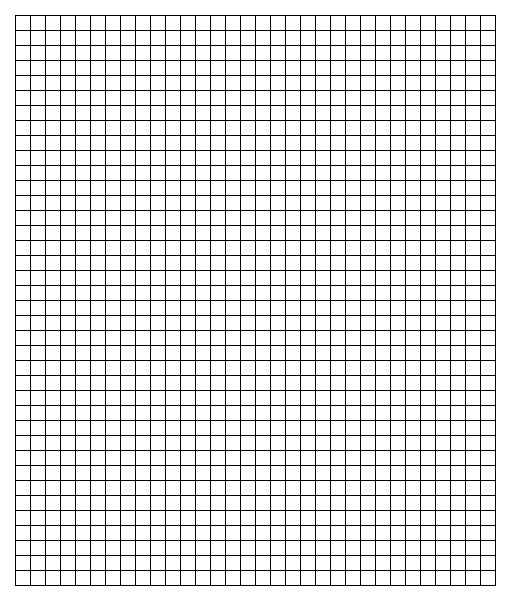
Frame 1 (no input)
Frame 60 (the mouse pressed at the canvas centre just before this capture): identical to frame 1, image omitted
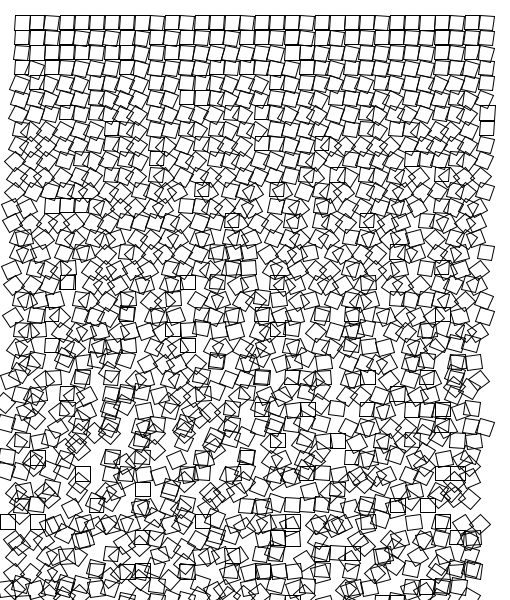
Frame 120 (the mouse held since frame 60 and released just before this capture)

The Processing sketch that drew these frames (run headless with seeded random() and noise(); from frame 60 on, the mouse is pressed at the canvas centre):

// Processing sketch: processing_108393
// ── processing_108393.pde

int square_width = 15;
float acceleration = 0.0;

class Square{
  float x,y,theta;
  float direction;
  
  Square(float a, float b, float t)
  {
    x = a;
    y = b;
    theta = t;
    direction = 1.0;
  }
  
  void change_angle(float t){
    theta = t;
  }
  
  void change_Xcoord(float i){
    x = i;
  }
  
  void change_Ycoord(float i){
    y = i;
  }
  
  void change_direction(float d){
    direction = d;
  }
}


Square squaresArray[][];

/**
 * initialize the default squares
 */
void generate_squares(){
  squaresArray = new Square[height/square_width][width/square_width];
  for (int y = 0; y < height/square_width; y++) {
    for(int x = 0; x < width/square_width; x++){
      squaresArray[y][x] = new Square(x*square_width,y*square_width,0);
    }  
  }

}

void setup() {
  size(510, 600);
  background(255);
  frameRate(30);
  noFill();
  
  generate_squares();
}

void mouseClicked(){
  for (int y = 1; y < squaresArray.length - 1; y++) {
    for(int x = 1; x < squaresArray[y].length - 1; x++){
      int a = Math.round(random(0,1));
      if(a == 0)
        a = -1;
      
      squaresArray[y][x].change_direction((float)a);
    }
  }
}

void draw(){

  // refresh screen
  background(255);
  
  
  float should_move;  // decides whether we should change Y coord
  if(!mousePressed)   // if user is dragging
  {
    acceleration = acceleration/1.1;
    should_move = 0.0;
  }
  else        // the user let go
  {
    acceleration = (mouseX - pmouseX)*0.007;
    should_move = 1.0;
  }
  
  // loop through to draw squares
  for (int y = 1; y < squaresArray.length - 1; y++) {
    for(int x = 1; x < squaresArray[y].length - 1; x++){
      
      Square square = squaresArray[y][x];
      
      pushMatrix();
      
      // rotate the square by theta
      translate((int)square.x,
            (int)square.y);
      rotate(square.theta);
      
      // record new angle
      square.change_angle(square.theta + 
                  acceleration*(y/height + 1)*
                  (y*random(0.0,0.05) * 
                  square.direction));
      
      // record new y location (squares slowly shift downward)
      square.change_Ycoord(square.y + 
                  abs(acceleration)*
                  should_move*
                  ((y*y)/100.0));
      
      // draw the rectangle
      rect(0,0,square_width,square_width);
      
      popMatrix();
    }
  }
}
